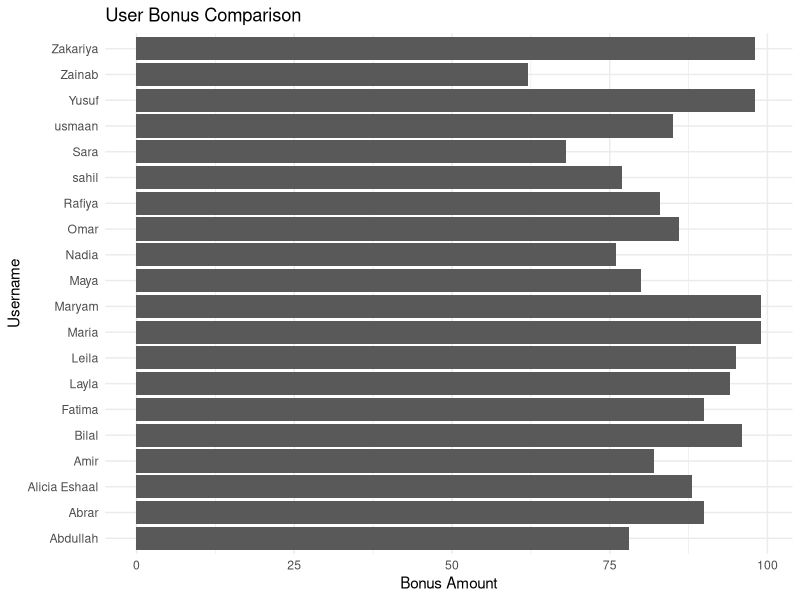

Source code (R):
# code by Aafaq Ahmad mir
# loading library
library(ggplot2)
# Existing data
user_id <- c(1, 2, 3, 4, 5, 6, 7, 8 , 9, 10, 11, 12, 13, 14, 15, 16, 17, 18, 19,20)
username <- c("Alicia Eshaal", "Abrar", "Maryam", "Maria",
              "Maya", "usmaan",  "Omar", "Sara",
              "Leila", "Nadia", "Amir","Layla",
              "Yusuf", "sahil", "Zainab","Zakariya",
              "Rafiya", "Abdullah", "Fatima", "Bilal")
bonus <- c(88, 90, 99, 99, 80, 85, 86, 68, 95, 76, 82, 94, 98, 77, 62, 98, 83, 78,90, 96)

# Create a bar plot with extended data
ggplot(data = data.frame(user_id, username, bonus),
       aes(x = username, y = bonus)) +
  geom_bar(stat = "identity") +
  labs(title = "User Bonus Comparison",
       x = "Username",
       y = "Bonus Amount") +
  theme_minimal() +
  coord_flip()
